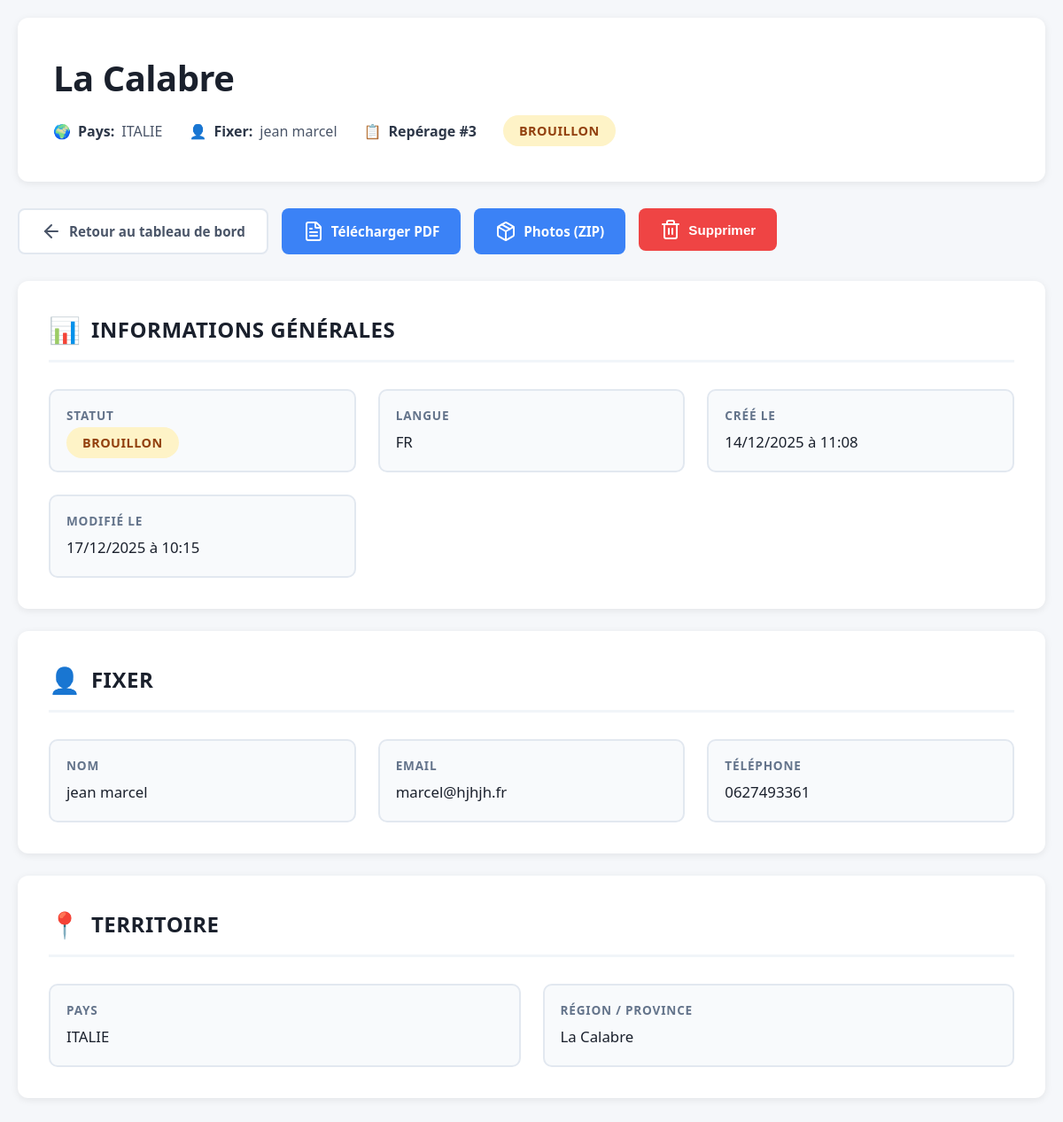
Screenshot of /admin/reperage/3 with the database file from the repository.
### models.py (models this page shows, shortened)
class Reperage(Base):
    __tablename__ = 'reperages'
    id = Column(Integer, primary_key=True)
    token = Column(String(32), unique=True, nullable=True)  # Token sécurisé pour URLs
    created_at = Column(DateTime, default=datetime.now)
    updated_at = Column(DateTime, default=datetime.now, onupdate=datetime.now)
    langue_interface = Column(String(4), default='FR')  # FR, GB, ITAL, ESP
    statut = Column(String(20), default='brouillon')  # brouillon, soumis, validé
    fixer_id = Column(Integer, ForeignKey('fixers.id'), nullable=True)
    fixer_nom = Column(String(255))
    fixer_prenom = Column(String(255))
    fixer_email = Column(String(255))
    fixer_telephone = Column(String(50))
    pays = Column(String(100))
    region = Column(String(255))
    territoire_data = Column(Text)  # JSON
    episode_data = Column(Text)  # JSON
    notes_admin = Column(Text)  # Notes administratives internes
    image_region = Column(String(500))  # URL de l'image emblématique de la région
    gardiens = relationship("Gardien", back_populates="reperage", cascade="all, delete-orphan")
    lieux = relationship("Lieu", back_populates="reperage", cascade="all, delete-orphan")
    medias = relationship("Media", back_populates="reperage", cascade="all, delete-orphan")

### app.py (the view)
@app.route('/admin/reperage/<int:id>')
def admin_reperage_detail(id):
    from models import Fixer
    session = get_session(engine)
    try:
        reperage = session.query(Reperage).filter_by(id=id).first()
        if not reperage:
            return "Repérage non trouvé", 404
        territoire = json.loads(reperage.territoire_data) if reperage.territoire_data else {}
        episode = json.loads(reperage.episode_data) if reperage.episode_data else {}
        gardiens = session.query(Gardien).filter_by(reperage_id=id).order_by(Gardien.ordre).all()
        lieux = session.query(Lieu).filter_by(reperage_id=id).all()
        medias = session.query(Media).filter_by(reperage_id=id).all()
        fixer = None
        if reperage.fixer_id:
            fixer = session.query(Fixer).filter_by(id=reperage.fixer_id).first()
        return render_template('admin_reperage_detail.html',
                             reperage=reperage,
                             territoire=territoire,
                             episode=episode,
                             gardiens=gardiens,
                             lieux=lieux,
                             medias=medias,
                             fixer=fixer)
    finally:
        session.close()

### models.py (called while the page is built)
def get_session(engine):
    Session = sessionmaker(bind=engine)
    return Session()

### templates/admin_reperage_detail.html (shortened to what this page needs)
<!DOCTYPE html>
<html lang="fr">
<head>
</head>
<body>
    <div class="container">
        <div class="page-header">
            <h1>{{ reperage.region or 'Région non renseignée' }}</h1>
            <div class="header-meta">
                <div class="meta-item">
                    <span>🌍</span>
                    <strong>Pays:</strong> {{ reperage.pays or 'Non renseigné' }}
                </div>
                <div class="meta-item">
                    <span>👤</span>
                    <strong>Fixer:</strong> {{ reperage.fixer_nom or 'Non renseigné' }}
                </div>
                <div class="meta-item">
                    <span>📋</span>
                    <strong>Repérage #{{ reperage.id }}</strong>
                </div>
                <span class="status-badge status-{{ reperage.statut }}">
                    {{ reperage.statut }}
                </span>
            </div>
        </div>
        <div class="nav-actions">
            <a href="/admin" class="btn btn-secondary"><i data-lucide="arrow-left"></i> Retour au tableau de bord</a>
            <a href="/admin/reperage/{{ reperage.id }}/pdf" class="btn btn-primary"><i data-lucide="file-text"></i> Télécharger PDF</a>
            <a href="/admin/reperage/{{ reperage.id }}/photos" class="btn btn-primary"><i data-lucide="package"></i> Photos (ZIP)</a>
            <form action="/admin/reperage/{{ reperage.id }}/supprimer" method="POST" style="display:inline;"
                  onsubmit="return confirm('⚠️ ATTENTION !\n\nÊtes-vous sûr de vouloir supprimer ce repérage ?\n\n• Région: {{ reperage.region or 'Non renseignée' }}\n• Fixer: {{ reperage.fixer_nom or 'Non renseigné' }}\n• Gardiens: {{ gardiens|length if gardiens else 0 }}\n• Lieux: {{ lieux|length if lieux else 0 }}\n• Médias: {{ medias|length if medias else 0 }}\n\nCette action est IRRÉVERSIBLE !');">
                <button type="submit" class="btn btn-danger"><i data-lucide="trash-2"></i> Supprimer</button>
            </form>
        </div>
        <div class="section">
            <div class="section-header">
                <span class="section-icon">📊</span>
                <h2 class="section-title">Informations Générales</h2>
            </div>
            <div class="info-grid">
                <div class="info-box">
                    <div class="info-label">Statut</div>
                    <div class="info-value">
                        <span class="status-badge status-{{ reperage.statut }}">{{ reperage.statut }}</span>
                    </div>
                </div>
                <div class="info-box">
                    <div class="info-label">Langue</div>
                    <div class="info-value">{{ reperage.langue_interface }}</div>
                </div>
                <div class="info-box">
                    <div class="info-label">Créé le</div>
                    <div class="info-value">
                        {{ reperage.created_at.strftime('%d/%m/%Y à %H:%M') if reperage.created_at else '-' }}
                    </div>
                </div>
                <div class="info-box">
                    <div class="info-label">Modifié le</div>
                    <div class="info-value">
                        {{ reperage.updated_at.strftime('%d/%m/%Y à %H:%M') if reperage.updated_at else '-' }}
                    </div>
                </div>
            </div>
        </div>
        <div class="section">
            <div class="section-header">
                <span class="section-icon">👤</span>
                <h2 class="section-title">Fixer</h2>
            </div>
            <div class="info-grid">
                <div class="info-box">
                    <div class="info-label">Nom</div>
                    <div class="info-value">{{ reperage.fixer_nom or 'Non renseigné' }}</div>
                </div>
                <div class="info-box">
                    <div class="info-label">Email</div>
                    <div class="info-value">{{ reperage.fixer_email or 'Non renseigné' }}</div>
                </div>
                <div class="info-box">
                    <div class="info-label">Téléphone</div>
                    <div class="info-value">{{ reperage.fixer_telephone or 'Non renseigné' }}</div>
                </div>
            </div>
        </div>
        <div class="section">
            <div class="section-header">
                <span class="section-icon">📍</span>
                <h2 class="section-title">Territoire</h2>
            </div>
            <div class="info-grid">
                <div class="info-box">
                    <div class="info-label">Pays</div>
                    <div class="info-value">{{ reperage.pays or 'Non renseigné' }}</div>
                </div>
                <div class="info-box">
                    <div class="info-label">Région / Province</div>
                    <div class="info-value">{{ reperage.region or 'Non renseigné' }}</div>
                </div>
            </div>
        </div>
    </div>
</body>
</html>

### templates/admin_reperage_detail.html (style rules this page uses)
* { margin: 0; padding: 0; box-sizing: border-box; }
body { font-family: 'Segoe UI', Tahoma, Geneva, Verdana, sans-serif; background: #f5f7fa; min-height: 100vh; padding: 20px; color: #2d3748; }
.container { max-width: 1400px; margin: 0 auto; }
.page-header { background: white; border-radius: 12px; padding: 40px; margin-bottom: 30px; box-shadow: 0 2px 8px rgba(0,0,0,0.08); }
.page-header h1 { color: #1a202c; font-size: 2.5rem; font-weight: 700; margin-bottom: 15px; letter-spacing: -0.5px; }
.header-meta { display: flex; gap: 30px; flex-wrap: wrap; align-items: center; }
.meta-item { display: flex; align-items: center; gap: 8px; font-size: 1rem; color: #4a5568; }
.meta-item strong { color: #2d3748; font-weight: 600; }
.status-badge { padding: 8px 18px; border-radius: 20px; font-size: 0.9rem; font-weight: 600; text-transform: uppercase; letter-spacing: 0.5px; }
.status-brouillon { background: #fef3c7; color: #92400e; }
.nav-actions { display: flex; gap: 15px; flex-wrap: wrap; margin-bottom: 30px; }
.btn { padding: 12px 24px; border: none; border-radius: 8px; font-size: 0.95rem; cursor: pointer; transition: all 0.2s ease; font-weight: 600; text-decoration: none; display: inline-flex; align-items: center; gap: 8px; }
.btn-primary { background: #3b82f6; color: white; }
.btn-danger { background: #ef4444; color: white; }
.btn-secondary { background: white; color: #4a5568; border: 2px solid #e2e8f0; }
.section { background: white; border-radius: 12px; padding: 35px; margin-bottom: 25px; box-shadow: 0 2px 8px rgba(0,0,0,0.08); }
.section-header { display: flex; align-items: center; gap: 12px; margin-bottom: 30px; padding-bottom: 15px; border-bottom: 3px solid #f1f5f9; }
.section-icon { font-size: 1.8rem; }
.section-title { font-size: 1.5rem; font-weight: 700; color: #1a202c; text-transform: uppercase; letter-spacing: 0.5px; }
.info-grid { display: grid; grid-template-columns: repeat(auto-fit, minmax(280px, 1fr)); gap: 25px; }
.info-box { background: #f8fafc; border: 2px solid #e2e8f0; border-radius: 10px; padding: 18px; transition: all 0.2s ease; }
.info-label { font-size: 0.85rem; font-weight: 700; text-transform: uppercase; letter-spacing: 0.8px; color: #64748b; margin-bottom: 8px; }
.info-value { font-size: 1.05rem; color: #1a202c; font-weight: 500; line-height: 1.6; }

### rows the page displays
Reperage: region "La Calabre", pays "ITALIE", fixer_nom "jean marcel", id "3", statut "BROUILLON", langue_interface "FR", created_at "14/12/2025 à 11:08", updated_at "17/12/2025 à 10:15", fixer_email "marcel@hjhjh.fr", fixer_telephone "0627493361"
